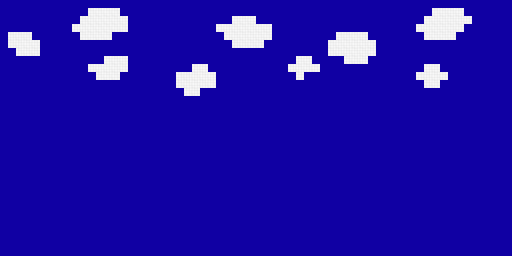

A level layout from a 2D game, rendered from its tile map. Below: a short description, then the map file with its tile-grid data intact:
An orthogonal 64x32 tile map with 8x8 px tiles, 1 tile layer (Tile Layer 1).

<map version="1.10" tiledversion="1.10.2" orientation="orthogonal" renderorder="right-down" width="64" height="32" tilewidth="8" tileheight="8" infinite="0" nextlayerid="2" nextobjectid="1">
 <editorsettings>
  <export target="../Final_Project_NationJared/Clouds.c" format="gba" />
 </editorsettings>
 <tileset firstgid="1" source="Rooftop_Ground_TilesetBitmap.tsx" />
 <layer id="1" name="Tile Layer 1" width="64" height="32">
  <data encoding="csv">
5,5,5,5,5,5,5,5,5,5,5,5,5,5,5,5,5,5,5,5,5,5,5,5,5,5,5,5,5,5,5,5,5,5,5,5,5,5,5,5,5,5,5,5,5,5,5,5,5,5,5,5,5,5,5,5,5,5,5,5,5,5,5,5,
5,5,5,5,5,5,5,5,5,5,5,4,4,4,4,5,5,5,5,5,5,5,5,5,5,5,5,5,5,5,5,5,5,5,5,5,5,5,5,5,5,5,5,5,5,5,5,5,5,5,5,5,5,5,4,4,4,4,5,5,5,5,5,5,
5,5,5,5,5,5,5,5,5,5,4,4,4,4,4,4,5,5,5,5,5,5,5,5,5,5,5,5,5,4,4,4,5,5,5,5,5,5,5,5,5,5,5,5,5,5,5,5,5,5,5,5,5,4,4,4,4,4,4,5,5,5,5,5,
5,5,5,5,5,5,5,5,5,4,4,4,4,4,4,4,5,5,5,5,5,5,5,5,5,5,5,4,4,4,4,4,4,4,5,5,5,5,5,5,5,5,5,5,5,5,5,5,5,5,5,5,4,4,4,4,4,4,5,5,5,5,5,5,
5,4,4,4,5,5,5,5,5,5,4,4,4,4,5,5,5,5,5,5,5,5,5,5,5,5,5,5,4,4,4,4,4,4,5,5,5,5,5,5,5,5,4,4,4,4,5,5,5,5,5,5,5,4,4,4,4,5,5,5,5,5,5,5,
5,4,4,4,4,5,5,5,5,5,5,5,5,5,5,5,5,5,5,5,5,5,5,5,5,5,5,5,5,4,4,4,4,5,5,5,5,5,5,5,5,4,4,4,4,4,4,5,5,5,5,5,5,5,5,5,5,5,5,5,5,5,5,5,
5,5,4,4,4,5,5,5,5,5,5,5,5,5,5,5,5,5,5,5,5,5,5,5,5,5,5,5,5,5,5,5,5,5,5,5,5,5,5,5,5,4,4,4,4,4,4,5,5,5,5,5,5,5,5,5,5,5,5,5,5,5,5,5,
5,5,5,5,5,5,5,5,5,5,5,5,5,4,4,4,5,5,5,5,5,5,5,5,5,5,5,5,5,5,5,5,5,5,5,5,5,4,4,5,5,5,5,4,4,4,5,5,5,5,5,5,5,5,5,5,5,5,5,5,5,5,5,5,
5,5,5,5,5,5,5,5,5,5,5,4,4,4,4,4,5,5,5,5,5,5,5,5,4,4,5,5,5,5,5,5,5,5,5,5,4,4,4,4,5,5,5,5,5,5,5,5,5,5,5,5,5,4,4,5,5,5,5,5,5,5,5,5,
5,5,5,5,5,5,5,5,5,5,5,5,4,4,4,5,5,5,5,5,5,5,4,4,4,4,4,5,5,5,5,5,5,5,5,5,5,4,5,5,5,5,5,5,5,5,5,5,5,5,5,5,4,4,4,4,5,5,5,5,5,5,5,5,
5,5,5,5,5,5,5,5,5,5,5,5,5,5,5,5,5,5,5,5,5,5,4,4,4,4,4,5,5,5,5,5,5,5,5,5,5,5,5,5,5,5,5,5,5,5,5,5,5,5,5,5,5,4,4,5,5,5,5,5,5,5,5,5,
5,5,5,5,5,5,5,5,5,5,5,5,5,5,5,5,5,5,5,5,5,5,5,4,4,5,5,5,5,5,5,5,5,5,5,5,5,5,5,5,5,5,5,5,5,5,5,5,5,5,5,5,5,5,5,5,5,5,5,5,5,5,5,5,
5,5,5,5,5,5,5,5,5,5,5,5,5,5,5,5,5,5,5,5,5,5,5,5,5,5,5,5,5,5,5,5,5,5,5,5,5,5,5,5,5,5,5,5,5,5,5,5,5,5,5,5,5,5,5,5,5,5,5,5,5,5,5,5,
5,5,5,5,5,5,5,5,5,5,5,5,5,5,5,5,5,5,5,5,5,5,5,5,5,5,5,5,5,5,5,5,5,5,5,5,5,5,5,5,5,5,5,5,5,5,5,5,5,5,5,5,5,5,5,5,5,5,5,5,5,5,5,5,
5,5,5,5,5,5,5,5,5,5,5,5,5,5,5,5,5,5,5,5,5,5,5,5,5,5,5,5,5,5,5,5,5,5,5,5,5,5,5,5,5,5,5,5,5,5,5,5,5,5,5,5,5,5,5,5,5,5,5,5,5,5,5,5,
5,5,5,5,5,5,5,5,5,5,5,5,5,5,5,5,5,5,5,5,5,5,5,5,5,5,5,5,5,5,5,5,5,5,5,5,5,5,5,5,5,5,5,5,5,5,5,5,5,5,5,5,5,5,5,5,5,5,5,5,5,5,5,5,
5,5,5,5,5,5,5,5,5,5,5,5,5,5,5,5,5,5,5,5,5,5,5,5,5,5,5,5,5,5,5,5,5,5,5,5,5,5,5,5,5,5,5,5,5,5,5,5,5,5,5,5,5,5,5,5,5,5,5,5,5,5,5,5,
5,5,5,5,5,5,5,5,5,5,5,5,5,5,5,5,5,5,5,5,5,5,5,5,5,5,5,5,5,5,5,5,5,5,5,5,5,5,5,5,5,5,5,5,5,5,5,5,5,5,5,5,5,5,5,5,5,5,5,5,5,5,5,5,
5,5,5,5,5,5,5,5,5,5,5,5,5,5,5,5,5,5,5,5,5,5,5,5,5,5,5,5,5,5,5,5,5,5,5,5,5,5,5,5,5,5,5,5,5,5,5,5,5,5,5,5,5,5,5,5,5,5,5,5,5,5,5,5,
5,5,5,5,5,5,5,5,5,5,5,5,5,5,5,5,5,5,5,5,5,5,5,5,5,5,5,5,5,5,5,5,5,5,5,5,5,5,5,5,5,5,5,5,5,5,5,5,5,5,5,5,5,5,5,5,5,5,5,5,5,5,5,5,
5,5,5,5,5,5,5,5,5,5,5,5,5,5,5,5,5,5,5,5,5,5,5,5,5,5,5,5,5,5,5,5,5,5,5,5,5,5,5,5,5,5,5,5,5,5,5,5,5,5,5,5,5,5,5,5,5,5,5,5,5,5,5,5,
5,5,5,5,5,5,5,5,5,5,5,5,5,5,5,5,5,5,5,5,5,5,5,5,5,5,5,5,5,5,5,5,5,5,5,5,5,5,5,5,5,5,5,5,5,5,5,5,5,5,5,5,5,5,5,5,5,5,5,5,5,5,5,5,
5,5,5,5,5,5,5,5,5,5,5,5,5,5,5,5,5,5,5,5,5,5,5,5,5,5,5,5,5,5,5,5,5,5,5,5,5,5,5,5,5,5,5,5,5,5,5,5,5,5,5,5,5,5,5,5,5,5,5,5,5,5,5,5,
5,5,5,5,5,5,5,5,5,5,5,5,5,5,5,5,5,5,5,5,5,5,5,5,5,5,5,5,5,5,5,5,5,5,5,5,5,5,5,5,5,5,5,5,5,5,5,5,5,5,5,5,5,5,5,5,5,5,5,5,5,5,5,5,
5,5,5,5,5,5,5,5,5,5,5,5,5,5,5,5,5,5,5,5,5,5,5,5,5,5,5,5,5,5,5,5,5,5,5,5,5,5,5,5,5,5,5,5,5,5,5,5,5,5,5,5,5,5,5,5,5,5,5,5,5,5,5,5,
5,5,5,5,5,5,5,5,5,5,5,5,5,5,5,5,5,5,5,5,5,5,5,5,5,5,5,5,5,5,5,5,5,5,5,5,5,5,5,5,5,5,5,5,5,5,5,5,5,5,5,5,5,5,5,5,5,5,5,5,5,5,5,5,
5,5,5,5,5,5,5,5,5,5,5,5,5,5,5,5,5,5,5,5,5,5,5,5,5,5,5,5,5,5,5,5,5,5,5,5,5,5,5,5,5,5,5,5,5,5,5,5,5,5,5,5,5,5,5,5,5,5,5,5,5,5,5,5,
5,5,5,5,5,5,5,5,5,5,5,5,5,5,5,5,5,5,5,5,5,5,5,5,5,5,5,5,5,5,5,5,5,5,5,5,5,5,5,5,5,5,5,5,5,5,5,5,5,5,5,5,5,5,5,5,5,5,5,5,5,5,5,5,
5,5,5,5,5,5,5,5,5,5,5,5,5,5,5,5,5,5,5,5,5,5,5,5,5,5,5,5,5,5,5,5,5,5,5,5,5,5,5,5,5,5,5,5,5,5,5,5,5,5,5,5,5,5,5,5,5,5,5,5,5,5,5,5,
5,5,5,5,5,5,5,5,5,5,5,5,5,5,5,5,5,5,5,5,5,5,5,5,5,5,5,5,5,5,5,5,5,5,5,5,5,5,5,5,5,5,5,5,5,5,5,5,5,5,5,5,5,5,5,5,5,5,5,5,5,5,5,5,
5,5,5,5,5,5,5,5,5,5,5,5,5,5,5,5,5,5,5,5,5,5,5,5,5,5,5,5,5,5,5,5,5,5,5,5,5,5,5,5,5,5,5,5,5,5,5,5,5,5,5,5,5,5,5,5,5,5,5,5,5,5,5,5,
5,5,5,5,5,5,5,5,5,5,5,5,5,5,5,5,5,5,5,5,5,5,5,5,5,5,5,5,5,5,5,5,5,5,5,5,5,5,5,5,5,5,5,5,5,5,5,5,5,5,5,5,5,5,5,5,5,5,5,5,5,5,5,5
</data>
 </layer>
</map>
